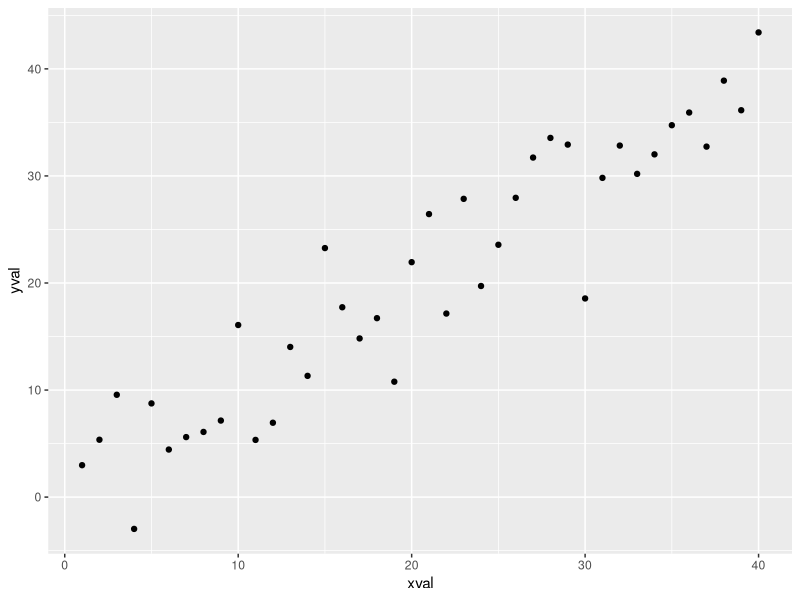
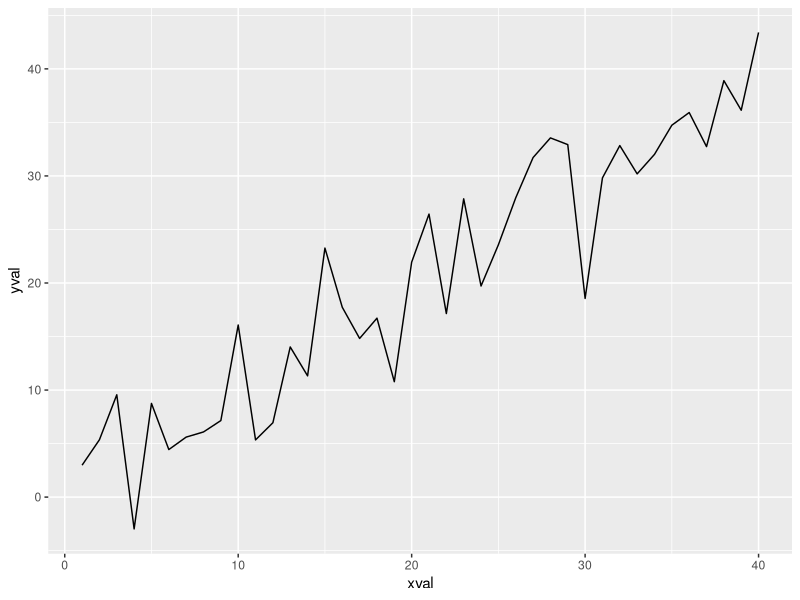
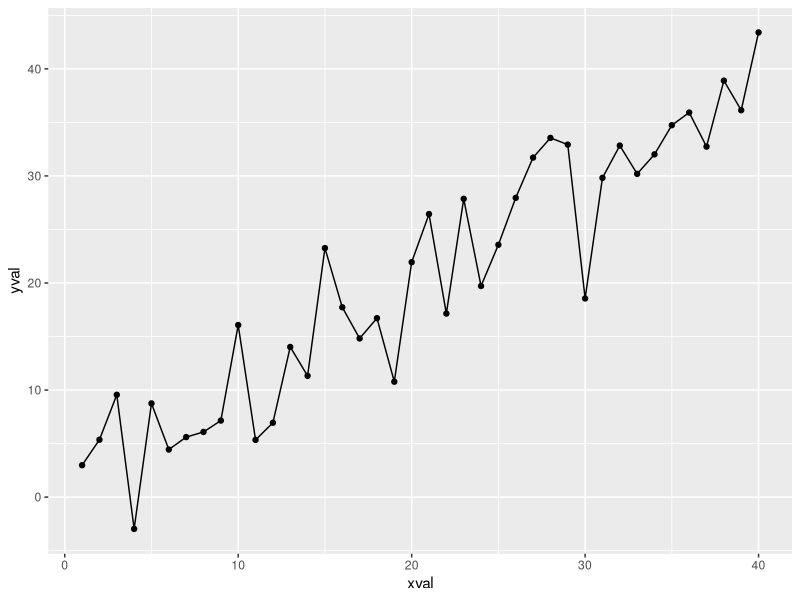
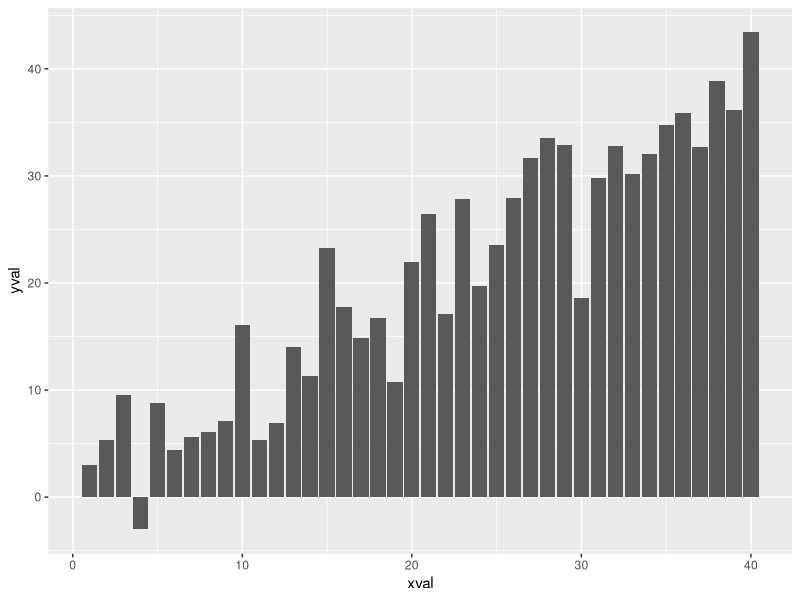
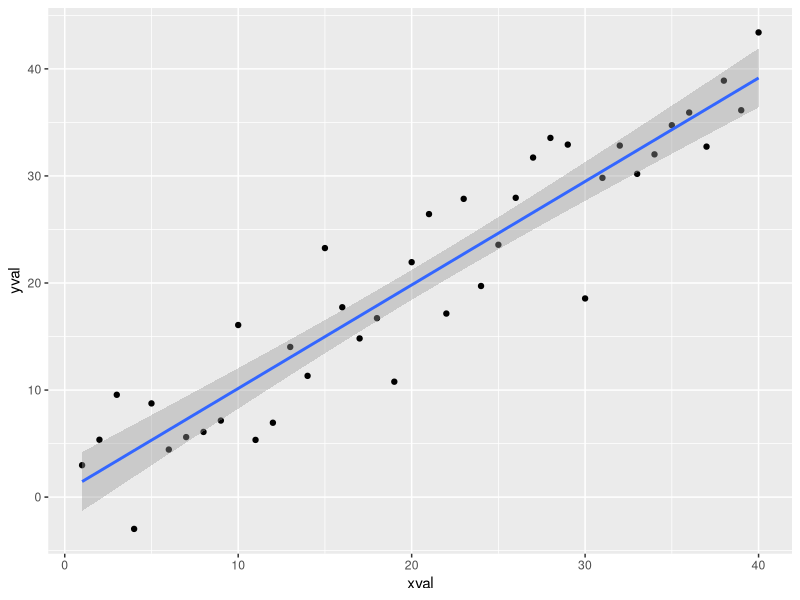
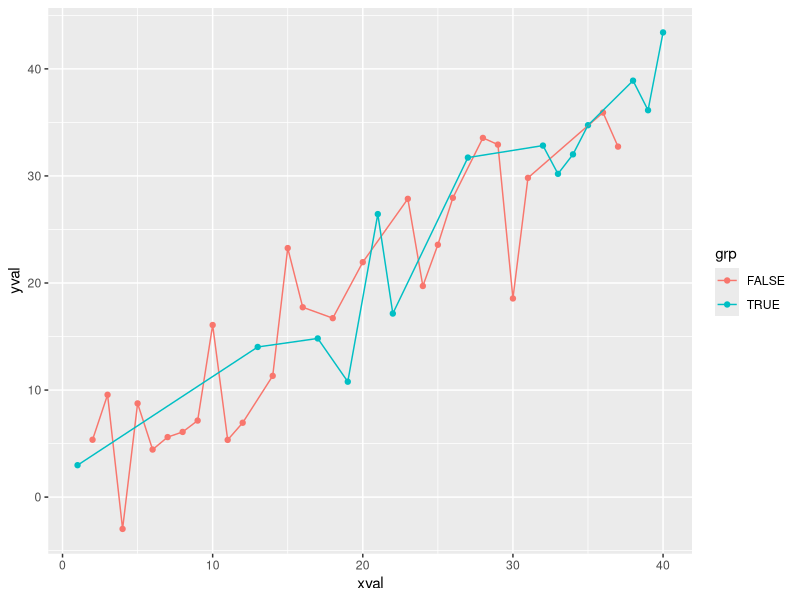
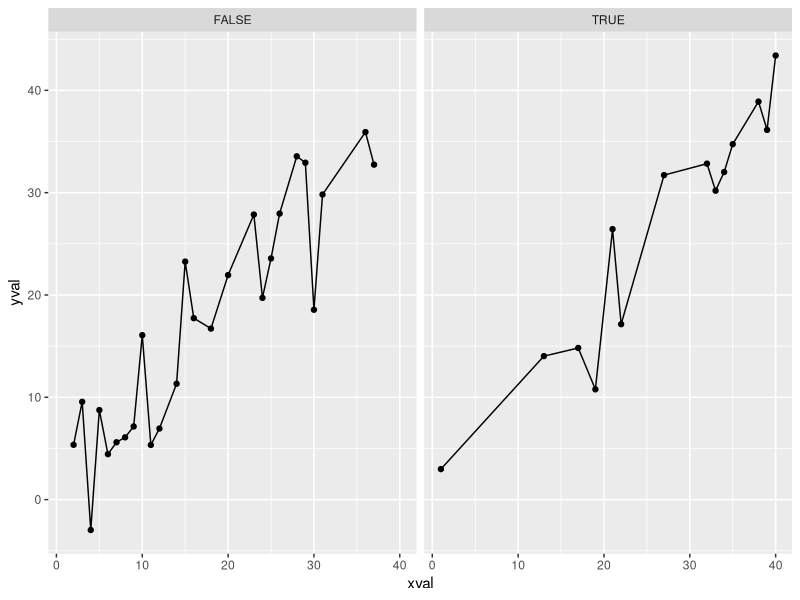
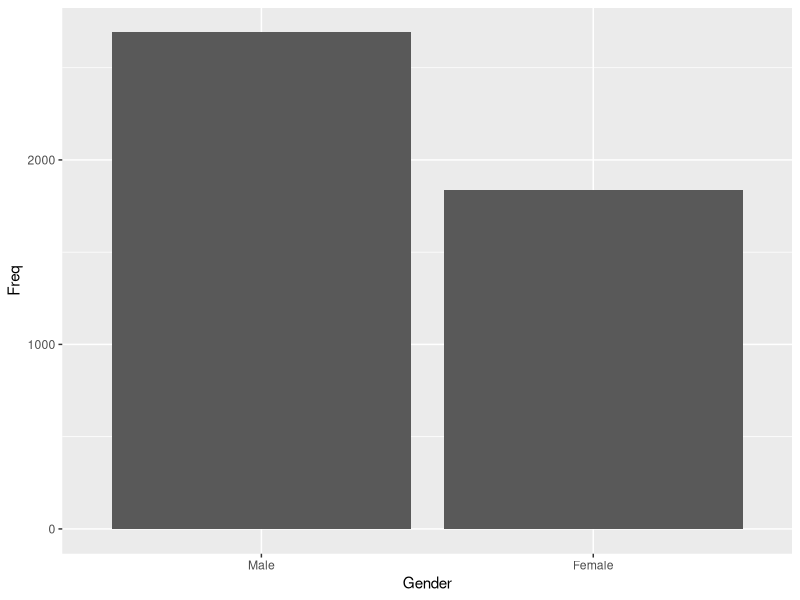

Write R code to recreate these figures, in order.
## ---- chunk 1
knitr::opts_chunk$set(echo = TRUE, cache=TRUE, fig.width=4, fig.height=3,fig.align = "center")

library(tidyverse)


## ---- chunk 2
xval <- seq.int(1,40)
yval <- xval + rnorm(40,0,5)

data <- data.frame(xval,yval)

head(data) #only shows first 6 rows

## ---- chunk 3

ggplot(data=data, aes(x=xval, y=yval)) +
      geom_point()


## ---- chunk 4

ggplot(data=data, aes(x=xval, y=yval)) +
      geom_line()


## ---- chunk 5

ggplot(data=data, aes(x=xval, y=yval)) +
      geom_point() +
      geom_line() 


## ---- chunk 6

ggplot(data=data, aes(x=xval, y=yval)) +
      geom_col()


## ---- chunk 7

ggplot(data=data, aes(x=xval, y=yval)) +
      geom_point() +
      stat_smooth(method="lm")

## ---- chunk 8

grp <- rnorm(nrow(data),0,1) > 0
data$grp <- grp

head(data)

## ---- chunk 9
ggplot(data=data, aes(x=xval,y=yval,color=grp)) +
      geom_point() +
      geom_line()



## ---- chunk 10
ggplot(data=data, aes(x=xval,y=yval)) +
      geom_point() +
      geom_line() +
      facet_wrap(~grp)



## ---- chunk 11
data(UCBAdmissions)
admit <- data.frame(UCBAdmissions)

## ---- chunk 12

ggplot(data=admit, aes(x=Gender, y=Freq)) +
     geom_col()


## ---- chunk 13

ggplot(data=admit, aes(x=Admit, y=Freq, fill=Gender)) +
      geom_col()



## ---- chunk 14

ggplot(data=admit, aes(x=Gender, y=Freq, fill=Admit)) +
      geom_col() +
      scale_fill_manual(values=c("green3", "red3"))




## ---- chunk 15


admit <- admit %>%
         group_by(Gender) %>%
         mutate(Prop = Freq/sum(Freq)) 
View(admit)
## ---- chunk 16

ggplot(data=admit, aes(x=Admit, y=Prop, fill=Gender)) +
      geom_col()  +
        scale_fill_manual(values=c("green3", "red3"))




## ---- chunk 17

ggplot(data=admit, aes(x=Admit, y=Freq, fill=Gender)) +
      geom_col() +
      
      scale_fill_manual(values=c("green3", "red3")) +
      facet_wrap(~Dept)





## ---- chunk 18

admit <- admit %>%
        group_by(Dept,Gender) %>%
        mutate(Prop=Freq/sum(Freq))


## ---- chunk 19

ggplot(data=admit, aes(x=Gender, y=Prop, fill=Admit)) +
      geom_bar(stat='identity') +
      scale_fill_manual(values=c("green3", "red3")) +
      facet_wrap(~Dept)

## ---- chunk 20

admit <- admit %>%
        group_by(Dept, Admit) %>%
        filter (Admit=="Admitted")  %>%
  
  group_by(Dept, Gender) %>%
        mutate(Pct_Women = sum(Freq) * (Gender=="Female")) %>%
  
  group_by(Dept) %>%
        mutate(Pct_Women = max(Pct_Women)/sum(Freq)) %>%
        mutate(Prop=max(Freq)/sum(Freq))


## ---- chunk 21

ggplot(data=admit, aes(x=Pct_Women, y=Prop)) +
        geom_point() +
        xlab("Proportion of female applicants") +
        ylab("Acceptance rate") +
        stat_smooth(method="lm") 
